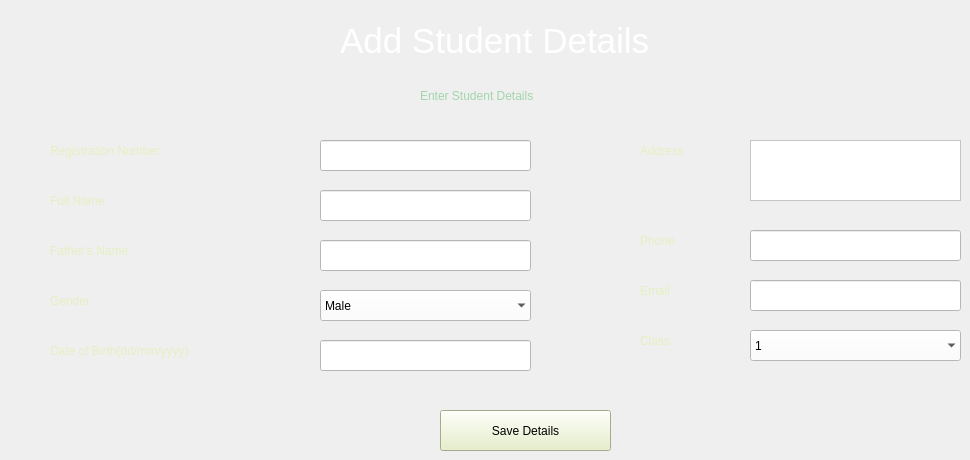
    <widget class="QWidget" name="tab_3">
     <attribute name="title">
      <string>Add Student</string>
     </attribute>
     <widget class="QLabel" name="label_17">
      <property name="geometry">
       <rect>
        <x>50</x>
        <y>180</y>
        <width>201</width>
        <height>41</height>
       </rect>
      </property>
      <property name="styleSheet">
       <string notr="true">color: rgb(229, 239, 193);
font: 75 14pt &quot;MS Serif&quot;;</string>
      </property>
      <property name="text">
       <string>Full Name</string>
      </property>
     </widget>
     <widget class="QPushButton" name="b11">
      <property name="geometry">
       <rect>
        <x>440</x>
        <y>410</y>
        <width>171</width>
        <height>41</height>
       </rect>
      </property>
      <property name="styleSheet">
       <string notr="true">background-color: rgb(229, 239, 193);
font: 15pt &quot;Modern No. 20&quot;;
</string>
      </property>
      <property name="text">
       <string>Save Details</string>
      </property>
     </widget>
     <widget class="QLabel" name="label_18">
      <property name="geometry">
       <rect>
        <x>50</x>
        <y>330</y>
        <width>261</width>
        <height>41</height>
       </rect>
      </property>
      <property name="styleSheet">
       <string notr="true">color: rgb(229, 239, 193);
font: 75 14pt &quot;MS Serif&quot;;</string>
      </property>
      <property name="text">
       <string>Date of Birth(dd/mm/yyyy)</string>
      </property>
     </widget>
     <widget class="QTextEdit" name="mtb11">
      <property name="geometry">
       <rect>
        <x>750</x>
        <y>140</y>
        <width>211</width>
        <height>61</height>
       </rect>
      </property>
      <property name="styleSheet">
       <string notr="true">background-color: rgb(255, 255, 255);</string>
      </property>
     </widget>
     <widget class="QLabel" name="label_19">
      <property name="geometry">
       <rect>
        <x>640</x>
        <y>320</y>
        <width>71</width>
        <height>41</height>
       </rect>
      </property>
      <property name="styleSheet">
       <string notr="true">color: rgb(229, 239, 193);
font: 75 14pt &quot;MS Serif&quot;;</string>
      </property>
      <property name="text">
       <string>Class</string>
      </property>
     </widget>
     <widget class="QLabel" name="label_20">
      <property name="geometry">
       <rect>
        <x>640</x>
        <y>270</y>
        <width>91</width>
        <height>41</height>
       </rect>
      </property>
      <property name="styleSheet">
       <string notr="true">color: rgb(229, 239, 193);
font: 75 14pt &quot;MS Serif&quot;;</string>
      </property>
      <property name="text">
       <string>Email</string>
      </property>
     </widget>
     <widget class="QLineEdit" name="tb11">
      <property name="geometry">
       <rect>
        <x>320</x>
        <y>140</y>
        <width>211</width>
        <height>31</height>
       </rect>
      </property>
      <property name="styleSheet">
       <string notr="true">background-color: rgb(255, 255, 255);</string>
      </property>
     </widget>
     <widget class="QLineEdit" name="tb12">
      <property name="geometry">
       <rect>
        <x>320</x>
        <y>190</y>
        <width>211</width>
        <height>31</height>
       </rect>
      </property>
      <property name="styleSheet">
       <string notr="true">background-color: rgb(255, 255, 255);</string>
      </property>
     </widget>
     <widget class="QComboBox" name="cb12">
      <property name="geometry">
       <rect>
        <x>750</x>
        <y>330</y>
        <width>211</width>
        <height>31</height>
       </rect>
      </property>
      <property name="styleSheet">
       <string notr="true">background-color: rgb(255, 255, 255);</string>
      </property>
      <property name="frame">
       <bool>false</bool>
      </property>
      <item>
       <property name="text">
        <string>1</string>
       </property>
      </item>
      <item>
       <property name="text">
        <string>2</string>
       </property>
      </item>
      <item>
       <property name="text">
        <string>3</string>
       </property>
      </item>
      <item>
       <property name="text">
        <string>4</string>
       </property>
      </item>
      <item>
       <property name="text">
        <string>5</string>
       </property>
      </item>
      <item>
       <property name="text">
        <string>6</string>
       </property>
      </item>
      <item>
       <property name="text">
        <string>7</string>
       </property>
      </item>
      <item>
       <property name="text">
        <string>8</string>
       </property>
      </item>
      <item>
       <property name="text">
        <string>9</string>
       </property>
      </item>
      <item>
       <property name="text">
        <string>10</string>
       </property>
      </item>
      <item>
       <property name="text">
        <string>11</string>
       </property>
      </item>
      <item>
       <property name="text">
        <string>12</string>
       </property>
      </item>
     </widget>
     <widget class="QLineEdit" name="tb13">
      <property name="geometry">
       <rect>
        <x>320</x>
        <y>240</y>
        <width>211</width>
        <height>31</height>
       </rect>
      </property>
      <property name="styleSheet">
       <string notr="true">background-color: rgb(255, 255, 255);</string>
      </property>
     </widget>
     <widget class="QLabel" name="label_21">
      <property name="geometry">
       <rect>
        <x>640</x>
        <y>220</y>
        <width>81</width>
        <height>41</height>
       </rect>
      </property>
      <property name="styleSheet">
       <string notr="true">color: rgb(229, 239, 193);
font: 75 14pt &quot;MS Serif&quot;;</string>
      </property>
      <property name="text">
       <string>Phone</string>
      </property>
     </widget>
     <widget class="QLabel" name="label_22">
      <property name="geometry">
       <rect>
        <x>340</x>
        <y>-10</y>
        <width>391</width>
        <height>101</height>
       </rect>
      </property>
      <property name="font">
       <font>
        <family>MS Shell Dlg 2</family>
        <pointsize>26</pointsize>
        <weight>9</weight>
        <italic>false</italic>
        <bold>false</bold>
       </font>
      </property>
      <property name="styleSheet">
       <string notr="true">color: rgb(255, 255, 255);
font: 75 26pt &quot;MS Shell Dlg 2&quot;;</string>
      </property>
      <property name="text">
       <string>Add Student Details</string>
      </property>
     </widget>
     <widget class="QComboBox" name="cb11">
      <property name="geometry">
       <rect>
        <x>320</x>
        <y>290</y>
        <width>211</width>
        <height>31</height>
       </rect>
      </property>
      <property name="styleSheet">
       <string notr="true">background-color: rgb(255, 255, 255);</string>
      </property>
      <property name="frame">
       <bool>false</bool>
      </property>
      <item>
       <property name="text">
        <string>Male</string>
       </property>
      </item>
      <item>
       <property name="text">
        <string>Female</string>
       </property>
      </item>
     </widget>
     <widget class="QLineEdit" name="tb16">
      <property name="geometry">
       <rect>
        <x>750</x>
        <y>280</y>
        <width>211</width>
        <height>31</height>
       </rect>
      </property>
      <property name="styleSheet">
       <string notr="true">background-color: rgb(255, 255, 255);</string>
      </property>
     </widget>
     <widget class="QLineEdit" name="tb15">
      <property name="geometry">
       <rect>
        <x>750</x>
        <y>230</y>
        <width>211</width>
        <height>31</height>
       </rect>
      </property>
      <property name="styleSheet">
       <string notr="true">background-color: rgb(255, 255, 255);</string>
      </property>
     </widget>
     <widget class="QLabel" name="label_23">
      <property name="geometry">
       <rect>
        <x>50</x>
        <y>130</y>
        <width>211</width>
        <height>41</height>
       </rect>
      </property>
      <property name="styleSheet">
       <string notr="true">color: rgb(229, 239, 193);
font: 75 14pt &quot;MS Serif&quot;;</string>
      </property>
      <property name="text">
       <string>Registration Number</string>
      </property>
     </widget>
     <widget class="QLabel" name="label_24">
      <property name="geometry">
       <rect>
        <x>50</x>
        <y>230</y>
        <width>201</width>
        <height>41</height>
       </rect>
      </property>
      <property name="styleSheet">
       <string notr="true">color: rgb(229, 239, 193);
font: 75 14pt &quot;MS Serif&quot;;</string>
      </property>
      <property name="text">
       <string>Father's Name</string>
      </property>
     </widget>
     <widget class="QLabel" name="label_25">
      <property name="geometry">
       <rect>
        <x>640</x>
        <y>130</y>
        <width>101</width>
        <height>41</height>
       </rect>
      </property>
      <property name="styleSheet">
       <string notr="true">color: rgb(229, 239, 193);
font: 75 14pt &quot;MS Serif&quot;;</string>
      </property>
      <property name="text">
       <string>Address</string>
      </property>
     </widget>
     <widget class="QLabel" name="label_26">
      <property name="geometry">
       <rect>
        <x>50</x>
        <y>280</y>
        <width>201</width>
        <height>41</height>
       </rect>
      </property>
      <property name="styleSheet">
       <string notr="true">color: rgb(229, 239, 193);
font: 75 14pt &quot;MS Serif&quot;;</string>
      </property>
      <property name="text">
       <string>Gender</string>
      </property>
     </widget>
     <widget class="QLabel" name="l11">
      <property name="geometry">
       <rect>
        <x>420</x>
        <y>80</y>
        <width>501</width>
        <height>31</height>
       </rect>
      </property>
      <property name="styleSheet">
       <string notr="true">color: rgb(162, 213, 171);
font: 75 14pt &quot;MS Shell Dlg 2&quot;;
</string>
      </property>
      <property name="text">
       <string>Enter Student Details</string>
      </property>
     </widget>
     <widget class="QLineEdit" name="tb14">
      <property name="geometry">
       <rect>
        <x>320</x>
        <y>340</y>
        <width>211</width>
        <height>31</height>
       </rect>
      </property>
      <property name="styleSheet">
       <string notr="true">background-color: rgb(255, 255, 255);</string>
      </property>
     </widget>
    </widget>
